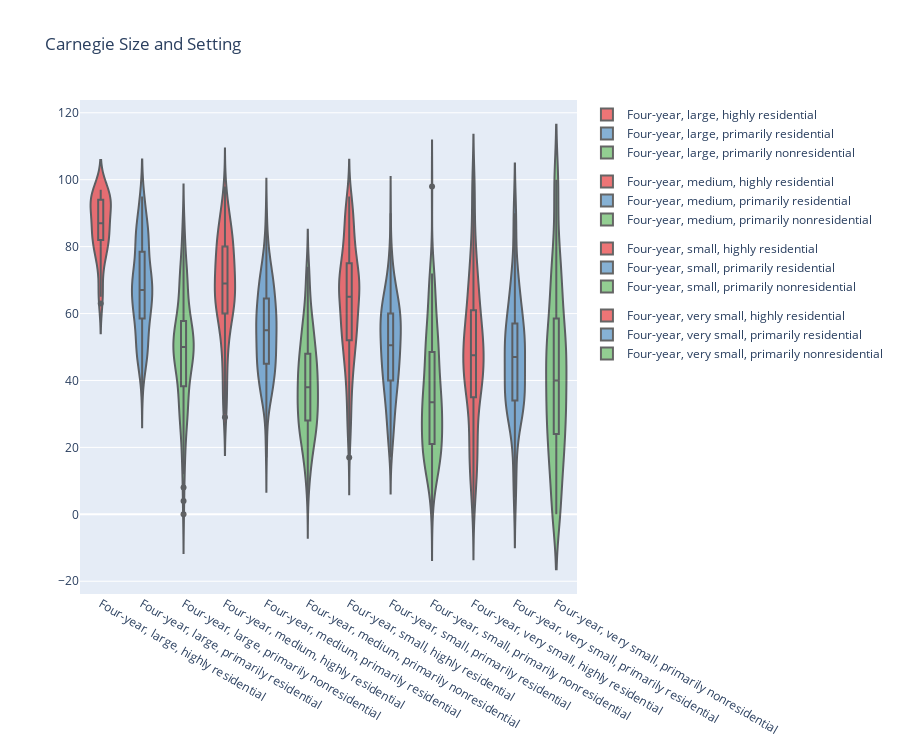

Notebook code cell kept with this figure:
### Markdown cell above
<center><h3> Residential Level - {{sample_residential}}</h3></center>

### Code cell
fig = go.Figure()

for i, v in enumerate(res_levels):
    legend_group = ''
    if 'large' in v:
        legend_group = 'large'
    elif 'medium' in v:
        legend_group='medium'
    elif 'very small' in v:
        legend_group='very small'
    else:
        legend_group='small'
            
    
    fig.add_trace(go.Violin(
        y=res_group.get_group(v)[total],
        box_visible=True,
        line_color='black',
        fillcolor=qualitative[i % 3],
        legendgroup=legend_group,
        opacity=0.6,
        name=res_levels[i]

    ))
    
fig.update_layout(
    title='Carnegie Size and Setting',
    height=750
)
fig.show()

### Figure 1 — Plotly figure (JSON) as saved in the notebook; plotly's stock layout.template omitted (floating-point values rounded to 4 significant figures; data arrays with more than 128 entries replaced by an {"elided": "..."} marker saying what was removed)
{"data": [{"box": {"visible": true}, "fillcolor": "#e41a1c", "legendgroup": "large", "line": {"color": "black"}, "name": "Four-year, large, highly residential", "opacity": 0.6, "type": "violin", "y": [92, 75, 84, 97, 79, 82, 95, 90, 90, 95, 85, 96, 67, 86, 94, 88, 97, 82, 95, 89, 94, 79, 95, 76, 95, 65, 85, 67, 87, 63, 82, 76, 83, 95, 91, 84, 82, 90, 96, 93, 77, 82, 94]}, {"box": {"visible": true}, "fillcolor": "#377eb8", "legendgroup": "large", "line": {"color": "black"}, "name": "Four-year, large, primarily residential", "opacity": 0.6, "type": "violin", "y": [71, 46, 63, 57, 66, 82, 93, 84, 76, 87, 83, 75, 92, 69, 70, 52, 81, 88, 83, 67, 58, 50, 87, 70, 45, 61, 70, 74, 49, 94, 48, 51, 67, 41, 79, 74, 72, 67, 65, 45, 66, 59, 48, 60, 93, 71, 87, 71, 66, 61, 46, 47, 67, 93, 81, 57, 62, 66, 61, 49, 57, 66, 73, 67, 84, 69, 95, 83, 46, 57, 63, 75, 73, 66, 51, 64, 59, 82, 72, 61, 60, 61, 71, 62, 81, 86, 65, 45, 65, 70, 74, 69, 56, 71, 83, 77, 69, 84, 77, 56, 50, 48, 72, 78, 37, 52, 49, 82, 51, 70, 83, 61, 71, 84, 86, 95, 54, 60, 84, 68, 49, 62, 67, 61, 88, 60, 82, 50]}, {"box": {"visible": true}, "fillcolor": "#4daf4a", "legendgroup": "large", "line": {"color": "black"}, "name": "Four-year, large, primarily nonresidential", "opacity": 0.6, "type": "violin", "y": {"elided": "131 int values"}}, {"box": {"visible": true}, "fillcolor": "#e41a1c", "legendgroup": "medium", "line": {"color": "black"}, "name": "Four-year, medium, highly residential", "opacity": 0.6, "type": "violin", "y": {"elided": "165 int values"}}, {"box": {"visible": true}, "fillcolor": "#377eb8", "legendgroup": "medium", "line": {"color": "black"}, "name": "Four-year, medium, primarily residential", "opacity": 0.6, "type": "violin", "y": {"elided": "172 int values"}}, {"box": {"visible": true}, "fillcolor": "#4daf4a", "legendgroup": "medium", "line": {"color": "black"}, "name": "Four-year, medium, primarily nonresidential", "opacity": 0.6, "type": "violin", "y": {"elided": "183 int values"}}, {"box": {"visible": true}, "fillcolor": "#e41a1c", "legendgroup": "small", "line": {"color": "black"}, "name": "Four-year, small, highly residential", "opacity": 0.6, "type": "violin", "y": {"elided": "373 int values"}}, {"box": {"visible": true}, "fillcolor": "#377eb8", "legendgroup": "small", "line": {"color": "black"}, "name": "Four-year, small, primarily residential", "opacity": 0.6, "type": "violin", "y": {"elided": "154 int values"}}, {"box": {"visible": true}, "fillcolor": "#4daf4a", "legendgroup": "small", "line": {"color": "black"}, "name": "Four-year, small, primarily nonresidential", "opacity": 0.6, "type": "violin", "y": {"elided": "152 int values"}}, {"box": {"visible": true}, "fillcolor": "#e41a1c", "legendgroup": "very small", "line": {"color": "black"}, "name": "Four-year, very small, highly residential", "opacity": 0.6, "type": "violin", "y": {"elided": "258 int values"}}, {"box": {"visible": true}, "fillcolor": "#377eb8", "legendgroup": "very small", "line": {"color": "black"}, "name": "Four-year, very small, primarily residential", "opacity": 0.6, "type": "violin", "y": [49, 36, 45, 33, 50, 26, 53, 55, 33, 46, 67, 35, 47, 33, 9, 58, 34, 56, 40, 32, 49, 42, 34, 52, 30, 38, 52, 52, 64, 36, 61, 54, 38, 31, 67, 45, 53, 31, 32, 47, 51, 26, 57, 89, 50, 17, 34, 34, 60, 85, 49, 53, 39, 50, 25, 48, 52, 43, 88, 71, 71, 71, 64, 67, 40, 64, 56, 34, 33, 14, 36, 41, 9, 74, 34, 5, 54, 59, 45, 59, 90, 28, 35, 68, 57, 41]}, {"box": {"visible": true}, "fillcolor": "#4daf4a", "legendgroup": "very small", "line": {"color": "black"}, "name": "Four-year, very small, primarily nonresidential", "opacity": 0.6, "type": "violin", "y": {"elided": "376 int values"}}], "layout": {"height": 750, "title": {"text": "Carnegie Size and Setting"}}}
